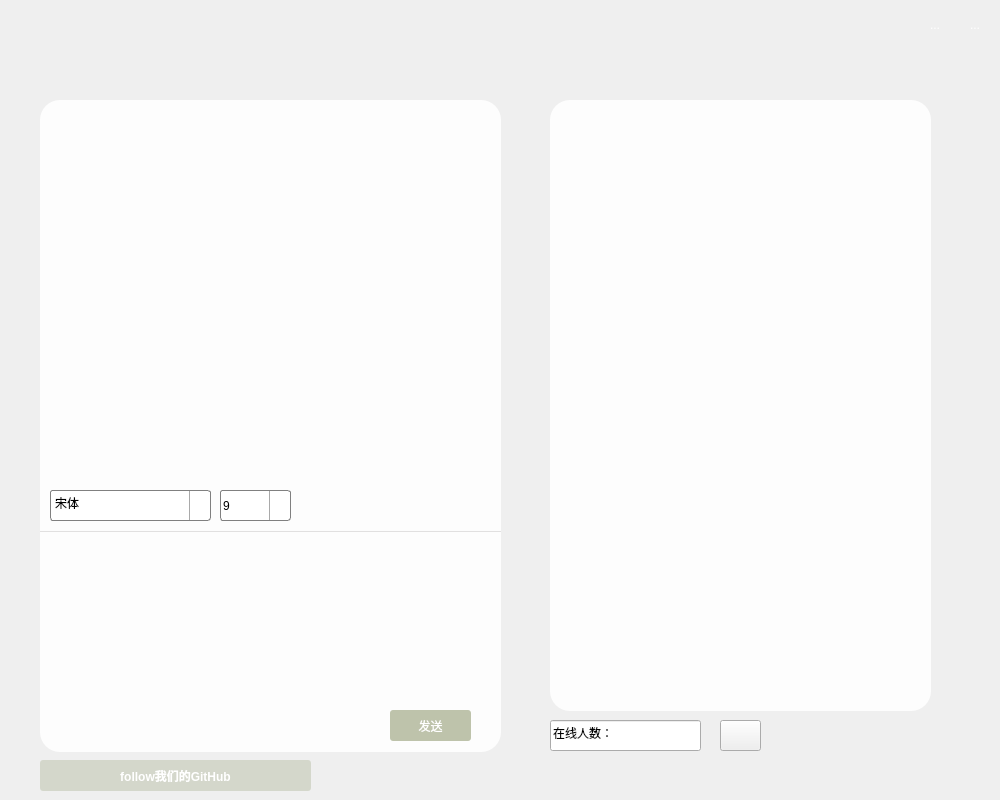
<?xml version="1.0" encoding="UTF-8"?>
<ui version="4.0">
 <class>Widget</class>
 <widget class="QWidget" name="Widget">
  <property name="geometry">
   <rect>
    <x>0</x>
    <y>0</y>
    <width>1000</width>
    <height>800</height>
   </rect>
  </property>
  <property name="minimumSize">
   <size>
    <width>1000</width>
    <height>800</height>
   </size>
  </property>
  <property name="maximumSize">
   <size>
    <width>1920</width>
    <height>1080</height>
   </size>
  </property>
  <property name="baseSize">
   <size>
    <width>1000</width>
    <height>1000</height>
   </size>
  </property>
  <property name="windowTitle">
   <string>Watermelon Chat</string>
  </property>
  <property name="windowIcon">
   <iconset resource="resource.qrc">
    <normaloff>:/chat/image/icon/icon_title.png</normaloff>:/chat/image/icon/icon_title.png</iconset>
  </property>
  <property name="autoFillBackground">
   <bool>false</bool>
  </property>
  <property name="styleSheet">
   <string notr="true"/>
  </property>
  <widget class="QTextEdit" name="textEditRead">
   <property name="geometry">
    <rect>
     <x>40</x>
     <y>100</y>
     <width>461</width>
     <height>431</height>
    </rect>
   </property>
   <property name="styleSheet">
    <string notr="true">background-color: rgb(255, 255, 255, 230);
border-top-left-radius:20px; 
border-top-right-radius:20px;</string>
   </property>
   <property name="readOnly">
    <bool>true</bool>
   </property>
  </widget>
  <widget class="QTableWidget" name="tableWidget">
   <property name="geometry">
    <rect>
     <x>550</x>
     <y>100</y>
     <width>381</width>
     <height>611</height>
    </rect>
   </property>
   <property name="styleSheet">
    <string notr="true">background-color: rgb(255, 255, 255, 230);
border-radius: 20px;</string>
   </property>
   <property name="showGrid">
    <bool>false</bool>
   </property>
   <attribute name="verticalHeaderVisible">
    <bool>false</bool>
   </attribute>
  </widget>
  <widget class="QLineEdit" name="userNumber">
   <property name="geometry">
    <rect>
     <x>550</x>
     <y>720</y>
     <width>151</width>
     <height>31</height>
    </rect>
   </property>
   <property name="styleSheet">
    <string notr="true">border-image: url(:/chat/image/icon/background_peopleleft.png);</string>
   </property>
   <property name="text">
    <string>在线人数：</string>
   </property>
  </widget>
  <widget class="QPushButton" name="voiceButton">
   <property name="geometry">
    <rect>
     <x>130</x>
     <y>700</y>
     <width>31</width>
     <height>41</height>
    </rect>
   </property>
   <property name="styleSheet">
    <string notr="true">QPushButton { background-color: rgb(50, 50, 50,0); border-radius: 6px; color: rgb(255, 255, 255); border-image: url(:/chat/image/icon/icon_novoice.png);}
QPushButton:hover { background-color:rgba(172, 178, 148, 100)}</string>
   </property>
   <property name="text">
    <string/>
   </property>
  </widget>
  <widget class="QPushButton" name="textButton">
   <property name="geometry">
    <rect>
     <x>70</x>
     <y>700</y>
     <width>41</width>
     <height>41</height>
    </rect>
   </property>
   <property name="styleSheet">
    <string notr="true">QPushButton { background-color: rgb(50, 50, 50,0); border-radius: 6px; color: rgb(255, 255, 255); border-image: url(:/chat/image/icon/icon_.png);}
QPushButton:hover { background-color:rgba(172, 178, 148, 100)}
</string>
   </property>
   <property name="text">
    <string/>
   </property>
  </widget>
  <widget class="QPushButton" name="sendfile">
   <property name="geometry">
    <rect>
     <x>190</x>
     <y>700</y>
     <width>41</width>
     <height>41</height>
    </rect>
   </property>
   <property name="styleSheet">
    <string notr="true">QPushButton { background-color: rgb(50, 50, 50,0); border-radius: 6px; color: rgb(255, 255, 255); border-image: url(:/chat/image/icon/icon_file.png);}
QPushButton:hover { background-color:rgba(172, 178, 148, 100)}</string>
   </property>
   <property name="text">
    <string/>
   </property>
  </widget>
  <widget class="QPushButton" name="imageButton">
   <property name="geometry">
    <rect>
     <x>260</x>
     <y>700</y>
     <width>41</width>
     <height>41</height>
    </rect>
   </property>
   <property name="styleSheet">
    <string notr="true">QPushButton { background-color: rgb(50, 50, 50,0); border-radius: 6px; color: rgb(255, 255, 255); border-image: url(:/chat/image/icon/icon_pic.png);}
QPushButton:hover { background-color:rgba(172, 178, 148, 100)}</string>
   </property>
   <property name="text">
    <string/>
   </property>
  </widget>
  <widget class="QPushButton" name="save">
   <property name="geometry">
    <rect>
     <x>330</x>
     <y>700</y>
     <width>41</width>
     <height>41</height>
    </rect>
   </property>
   <property name="styleSheet">
    <string notr="true">QPushButton { background-color: rgb(50, 50, 50,0); border-radius: 6px; color: rgb(255, 255, 255); border-image: url(:/chat/image/icon/icon_download.png);}
QPushButton:hover { background-color:rgba(172, 178, 148, 100)}</string>
   </property>
   <property name="text">
    <string/>
   </property>
  </widget>
  <widget class="QLabel" name="WatermelonChat">
   <property name="geometry">
    <rect>
     <x>40</x>
     <y>20</y>
     <width>431</width>
     <height>61</height>
    </rect>
   </property>
   <property name="styleSheet">
    <string notr="true">border-image: url(:/chat/image/title.png);</string>
   </property>
   <property name="text">
    <string>&lt;html&gt;&lt;head/&gt;&lt;body&gt;&lt;p align=&quot;center&quot;&gt;&lt;br/&gt;&lt;/p&gt;&lt;/body&gt;&lt;/html&gt;</string>
   </property>
  </widget>
  <widget class="QComboBox" name="fontSizeComboBox">
   <property name="geometry">
    <rect>
     <x>220</x>
     <y>490</y>
     <width>71</width>
     <height>31</height>
    </rect>
   </property>
   <property name="styleSheet">
    <string notr="true">QComboBox {
	background-color: rgb(255, 255, 255);
    border: 1px solid gray;
    border-radius: 3px;
    padding: 1px 2px 1px 2px;  /*针对于组合框中的文本内容*/
    /*min-width: 9em;   组合框的最小宽度*/
}
QComboBox::drop-down {
    subcontrol-origin: padding;
    subcontrol-position: top right;
    width: 20px;

    border-left-width: 1px;
    border-left-color: darkgray;
    border-left-style: solid; 
    border-top-right-radius: 3px; 
    border-bottom-right-radius: 3px;
}
QComboBox::down-arrow {
image: url(:/chat/image/icon/icon_menu.png);
}
QComboBox::drop-down:hover { background-color: rgb(50, 50, 50,255);}</string>
   </property>
   <property name="currentText">
    <string>10</string>
   </property>
   <item>
    <property name="text">
     <string>9</string>
    </property>
   </item>
   <item>
    <property name="text">
     <string>10</string>
    </property>
   </item>
   <item>
    <property name="text">
     <string>11</string>
    </property>
   </item>
   <item>
    <property name="text">
     <string>12</string>
    </property>
   </item>
   <item>
    <property name="text">
     <string>13</string>
    </property>
   </item>
   <item>
    <property name="text">
     <string>14</string>
    </property>
   </item>
   <item>
    <property name="text">
     <string>15</string>
    </property>
   </item>
   <item>
    <property name="text">
     <string>16</string>
    </property>
   </item>
   <item>
    <property name="text">
     <string>17</string>
    </property>
   </item>
   <item>
    <property name="text">
     <string>18</string>
    </property>
   </item>
   <item>
    <property name="text">
     <string>19</string>
    </property>
   </item>
   <item>
    <property name="text">
     <string>20</string>
    </property>
   </item>
  </widget>
  <widget class="QToolButton" name="textbold">
   <property name="geometry">
    <rect>
     <x>300</x>
     <y>490</y>
     <width>31</width>
     <height>31</height>
    </rect>
   </property>
   <property name="styleSheet">
    <string notr="true">QToolButton { background-color: rgb(50, 50, 50,0); border-radius: 3px;border-image: url(:/chat/image/icon/icon_bold.png);}
QToolButton:hover { background-color:rgba(172, 178, 148, 100)}</string>
   </property>
   <property name="text">
    <string/>
   </property>
  </widget>
  <widget class="QToolButton" name="textitalic">
   <property name="geometry">
    <rect>
     <x>340</x>
     <y>490</y>
     <width>31</width>
     <height>31</height>
    </rect>
   </property>
   <property name="styleSheet">
    <string notr="true">QToolButton { background-color: rgb(50, 50, 50,0); border-radius: 3px; color: rgb(255, 255, 255); border-image: url(:/chat/image/icon/icon_italic.png);}
QToolButton:hover { background-color:rgba(172, 178, 148, 100)}
</string>
   </property>
   <property name="text">
    <string/>
   </property>
  </widget>
  <widget class="QToolButton" name="textUnderline">
   <property name="geometry">
    <rect>
     <x>380</x>
     <y>490</y>
     <width>31</width>
     <height>31</height>
    </rect>
   </property>
   <property name="styleSheet">
    <string notr="true">QToolButton { background-color: rgb(50, 50, 50,0); border-radius: 3px; color: rgb(255, 255, 255); border-image: url(:/chat/image/icon/icon_underline.png);}
QToolButton:hover { background-color:rgba(172, 178, 148, 100)}</string>
   </property>
   <property name="text">
    <string/>
   </property>
  </widget>
  <widget class="QToolButton" name="textcolor">
   <property name="geometry">
    <rect>
     <x>460</x>
     <y>490</y>
     <width>31</width>
     <height>31</height>
    </rect>
   </property>
   <property name="styleSheet">
    <string notr="true">QToolButton { background-color: rgb(50, 50, 50,0); border-radius: 3px; color: rgb(255, 255, 255); border-image: url(:/chat/image/icon/icon_color.png);}
QToolButton:hover { background-color:rgba(172, 178, 148, 100)}</string>
   </property>
   <property name="text">
    <string/>
   </property>
  </widget>
  <widget class="QToolButton" name="clear">
   <property name="geometry">
    <rect>
     <x>420</x>
     <y>490</y>
     <width>31</width>
     <height>31</height>
    </rect>
   </property>
   <property name="styleSheet">
    <string notr="true">QToolButton { background-color: rgb(50, 50, 50,0); border-radius: 3px; color: rgb(255, 255, 255);border-image: url(:/chat/image/icon/icon_del.png); }
QToolButton:hover { background-color:rgba(172, 178, 148, 100)}</string>
   </property>
   <property name="text">
    <string/>
   </property>
  </widget>
  <widget class="QFontComboBox" name="fontComboBox">
   <property name="geometry">
    <rect>
     <x>50</x>
     <y>490</y>
     <width>161</width>
     <height>31</height>
    </rect>
   </property>
   <property name="styleSheet">
    <string notr="true">QComboBox {
	background-color: rgb(255, 255, 255);
    border: 1px solid gray;
    border-radius: 3px;
    padding: 1px 2px 1px 2px;  /*针对于组合框中的文本内容*/
    /*min-width: 9em;   组合框的最小宽度*/
}
QComboBox::drop-down {
    subcontrol-origin: padding;
    subcontrol-position: top right;
    width: 20px;

    border-left-width: 1px;
    border-left-color: darkgray;
    border-left-style: solid; 
    border-top-right-radius: 3px; 
    border-bottom-right-radius: 3px;
}
QComboBox::down-arrow {
	image: url(:/chat/image/icon/icon_menu.png);
}
QComboBox::drop-down:hover { background-color: rgb(50, 50, 50,255);}</string>
   </property>
   <property name="currentText">
    <string>宋体</string>
   </property>
  </widget>
  <widget class="QPushButton" name="gameButton">
   <property name="geometry">
    <rect>
     <x>720</x>
     <y>720</y>
     <width>41</width>
     <height>31</height>
    </rect>
   </property>
   <property name="styleSheet">
    <string notr="true">border-image: url(:/chat/image/icon/icon_game.png);</string>
   </property>
   <property name="text">
    <string/>
   </property>
  </widget>
  <widget class="QToolButton" name="closeButton">
   <property name="geometry">
    <rect>
     <x>960</x>
     <y>10</y>
     <width>30</width>
     <height>30</height>
    </rect>
   </property>
   <property name="minimumSize">
    <size>
     <width>30</width>
     <height>30</height>
    </size>
   </property>
   <property name="maximumSize">
    <size>
     <width>30</width>
     <height>30</height>
    </size>
   </property>
   <property name="toolTip">
    <string>关闭</string>
   </property>
   <property name="styleSheet">
    <string notr="true">QToolButton { background-color: rgb(50, 50, 50,0); border-radius: 3px; color: rgb(255, 255, 255); }
QToolButton:hover { background-color: rgb(172, 178, 148);}</string>
   </property>
   <property name="text">
    <string>...</string>
   </property>
   <property name="icon">
    <iconset resource="resource.qrc">
     <normaloff>:/chat/image/icon/icon_close.png</normaloff>:/chat/image/icon/icon_close.png</iconset>
   </property>
  </widget>
  <widget class="QToolButton" name="hideButton">
   <property name="geometry">
    <rect>
     <x>920</x>
     <y>10</y>
     <width>30</width>
     <height>30</height>
    </rect>
   </property>
   <property name="minimumSize">
    <size>
     <width>30</width>
     <height>30</height>
    </size>
   </property>
   <property name="maximumSize">
    <size>
     <width>30</width>
     <height>30</height>
    </size>
   </property>
   <property name="toolTip">
    <string>最小化</string>
   </property>
   <property name="styleSheet">
    <string notr="true">QToolButton { background-color: rgb(50, 50, 50,0); border-radius: 3px; color: rgb(255, 255, 255); }
QToolButton:hover { background-color: rgb(172, 178, 148);}</string>
   </property>
   <property name="text">
    <string>...</string>
   </property>
   <property name="icon">
    <iconset resource="resource.qrc">
     <normaloff>:/chat/image/icon/icon_hide.png</normaloff>:/chat/image/icon/icon_hide.png</iconset>
   </property>
  </widget>
  <widget class="QPushButton" name="SendButton">
   <property name="geometry">
    <rect>
     <x>390</x>
     <y>710</y>
     <width>81</width>
     <height>31</height>
    </rect>
   </property>
   <property name="minimumSize">
    <size>
     <width>60</width>
     <height>25</height>
    </size>
   </property>
   <property name="maximumSize">
    <size>
     <width>103</width>
     <height>41</height>
    </size>
   </property>
   <property name="styleSheet">
    <string notr="true">QPushButton { background-color: rgb(172, 178, 148,200); border-radius: 3px; color: rgb(255, 255, 255); }
 QPushButton:hover { background-color: rgb(172, 178, 148,255);}
</string>
   </property>
   <property name="text">
    <string>发送</string>
   </property>
  </widget>
  <widget class="QLabel" name="label">
   <property name="geometry">
    <rect>
     <x>40</x>
     <y>671</y>
     <width>461</width>
     <height>81</height>
    </rect>
   </property>
   <property name="styleSheet">
    <string notr="true">border-bottom-left-radius:20px; 
border-bottom-right-radius:20px; 
background-color: rgb(255, 255, 255, 230);</string>
   </property>
   <property name="text">
    <string/>
   </property>
  </widget>
  <widget class="QStackedWidget" name="stackedWidget">
   <property name="geometry">
    <rect>
     <x>0</x>
     <y>0</y>
     <width>1001</width>
     <height>801</height>
    </rect>
   </property>
   <property name="currentIndex">
    <number>0</number>
   </property>
   <widget class="QWidget" name="page">
    <widget class="QPushButton" name="webButton">
     <property name="geometry">
      <rect>
       <x>40</x>
       <y>760</y>
       <width>271</width>
       <height>31</height>
      </rect>
     </property>
     <property name="minimumSize">
      <size>
       <width>60</width>
       <height>25</height>
      </size>
     </property>
     <property name="maximumSize">
      <size>
       <width>300</width>
       <height>50</height>
      </size>
     </property>
     <property name="font">
      <font>
       <weight>75</weight>
       <bold>true</bold>
      </font>
     </property>
     <property name="styleSheet">
      <string notr="true">QPushButton { background-color: rgb(172, 178, 148,100); border-radius: 3px; color: rgb(255, 255, 255); }
 QPushButton:hover { background-color: rgb(172, 178, 148,150);}
</string>
     </property>
     <property name="text">
      <string>follow我们的GitHub</string>
     </property>
    </widget>
    <widget class="QPushButton" name="changeButton">
     <property name="geometry">
      <rect>
       <x>880</x>
       <y>10</y>
       <width>31</width>
       <height>31</height>
      </rect>
     </property>
     <property name="styleSheet">
      <string notr="true">QPushButton { background-color: rgb(200, 200, 200,0); border-radius: 3px; color: rgb(255, 255, 255); }
QPushButton:hover { background-color: rgb(172, 178, 148);}</string>
     </property>
     <property name="text">
      <string/>
     </property>
     <property name="icon">
      <iconset resource="resource.qrc">
       <normaloff>:/chat/image/icon/icon_menu.png</normaloff>:/chat/image/icon/icon_menu.png</iconset>
     </property>
    </widget>
    <widget class="QTextEdit" name="textEditWrite">
     <property name="geometry">
      <rect>
       <x>40</x>
       <y>530</y>
       <width>461</width>
       <height>141</height>
      </rect>
     </property>
     <property name="styleSheet">
      <string notr="true">border-top-left-radius:0px; 
border-top-right-radius:0px;
background-color: rgb(255, 255, 255,230);
border-top:2px solid #e1e0e0;</string>
     </property>
    </widget>
   </widget>
   <widget class="QWidget" name="page_2"/>
  </widget>
  <zorder>stackedWidget</zorder>
  <zorder>label</zorder>
  <zorder>textEditRead</zorder>
  <zorder>tableWidget</zorder>
  <zorder>userNumber</zorder>
  <zorder>voiceButton</zorder>
  <zorder>textButton</zorder>
  <zorder>sendfile</zorder>
  <zorder>imageButton</zorder>
  <zorder>save</zorder>
  <zorder>WatermelonChat</zorder>
  <zorder>fontSizeComboBox</zorder>
  <zorder>textbold</zorder>
  <zorder>textitalic</zorder>
  <zorder>textUnderline</zorder>
  <zorder>textcolor</zorder>
  <zorder>clear</zorder>
  <zorder>fontComboBox</zorder>
  <zorder>gameButton</zorder>
  <zorder>closeButton</zorder>
  <zorder>hideButton</zorder>
  <zorder>SendButton</zorder>
 </widget>
 <layoutdefault spacing="6" margin="11"/>
 <resources>
  <include location="resource.qrc"/>
 </resources>
 <connections/>
</ui>
